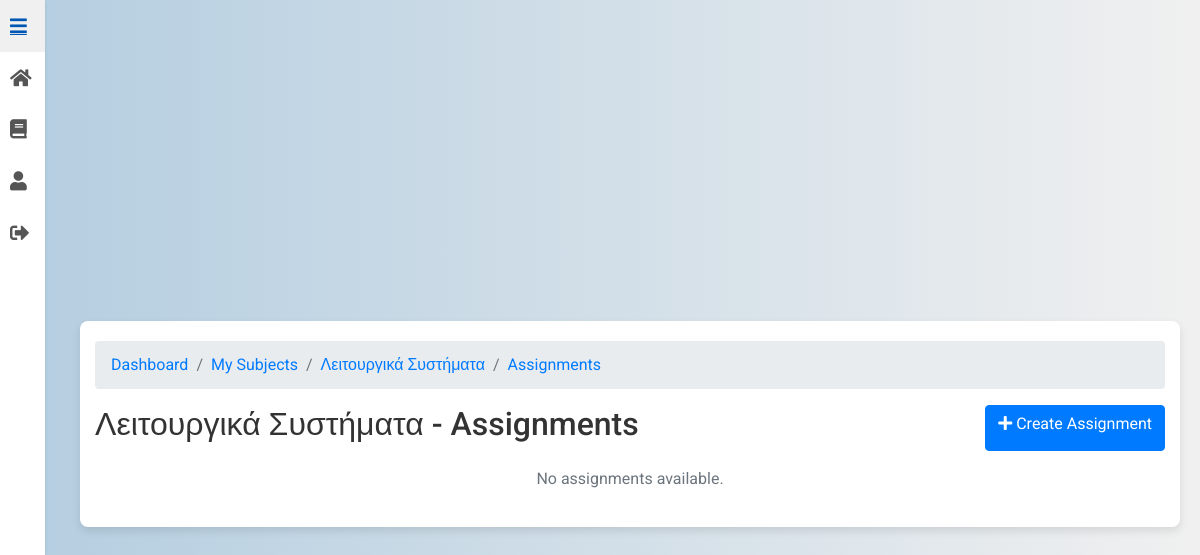
/assignments/1/ (signed in), run on an earlier commit of the app's database.
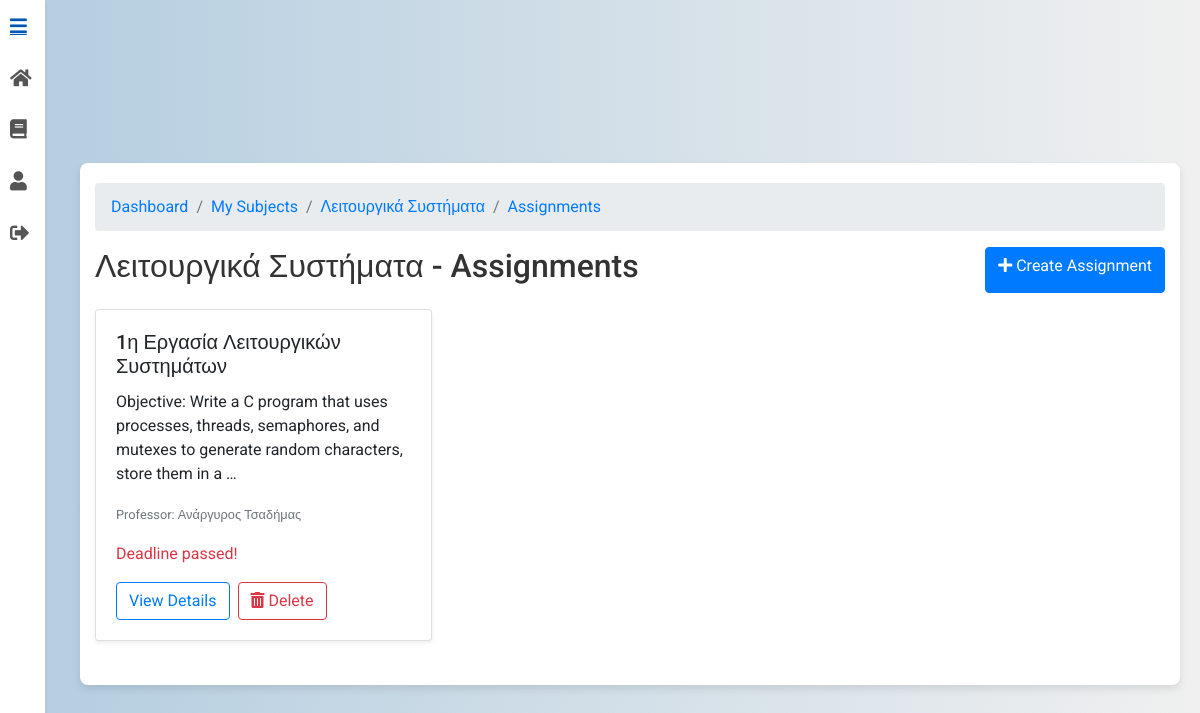
And on a later commit of the database.
### subjects/models.py (models this page shows, shortened)
class Subject(models.Model):
    name = models.CharField(max_length=100)
    professor = models.ForeignKey(
        CustomUser,
        limit_choices_to={"role": "professor"},
        on_delete=models.CASCADE,
        editable=False,
    )
    description = models.TextField(blank=True)
    class Meta:
        ordering = ["name"]

### assignments/models.py (models this page shows, shortened)
class Assignment(models.Model):
    title = models.CharField(max_length=255)
    description = models.TextField()
    subject = models.ForeignKey("subjects.Subject", related_name="assignments", on_delete=models.CASCADE)
    professor = models.ForeignKey("users.CustomUser", limit_choices_to={"role": "professor"}, on_delete=models.CASCADE)
    due_date = models.DateTimeField()
    file = models.FileField(upload_to=assignment_upload_path, blank=True, null=True, max_length=1024)
    autograde_enabled = models.BooleanField(default=True)
    autograde_max_tokens = models.PositiveIntegerField(default=16000)
    autograde_leniency = models.PositiveIntegerField(default=5)
    autograde_weight_runtime = models.FloatField(default=0.7)
    autograde_weight_rubric = models.FloatField(default=0.3)
    autograde_job_scheduled = models.BooleanField(default=False)
    autograde_done_at = models.DateTimeField(blank=True, null=True)
    created_at = models.DateTimeField(auto_now_add=True)
    updated_at = models.DateTimeField(auto_now=True)

### users/models.py (models this page shows, shortened)
class CustomUser(AbstractUser):
    ROLE_CHOICES = [
        ('student', 'Student'),
        ('professor', 'Professor')
    ]
    role = models.CharField(max_length=10, choices=ROLE_CHOICES)
    institution = models.ForeignKey('Institution', on_delete=models.SET_NULL, null=True, blank=True)

### assignments/views.py (the view, shortened to what this page needs)
# urls.py: path("<int:subject_id>/", views.AssignmentListView.as_view(), name="assignment_list"),
class AssignmentListView(LoginRequiredMixin, BreadcrumbMixin, ListView):
    model = Assignment
    template_name = "assignment_list.html"
    context_object_name = "assignments"
    subject: Subject | None = None  # set in get_queryset
    def get_queryset(self):
        self.subject = get_object_or_404(Subject, pk=self.kwargs["subject_id"])
        if not (_is_owner_prof(self.request.user, self.subject) or _is_enrolled(self.request.user, self.subject)):
            return Assignment.objects.none()
        return (
            Assignment.objects.filter(subject=self.subject)
            .select_related("professor")
            .order_by("-due_date", "title")
        )
    def get_breadcrumbs(self):
        return [
            ("Dashboard", DASHBOARD_URL),
            ("My Subjects", reverse_lazy("subjects:my_subjects")),
            (self.subject.name, reverse_lazy("subjects:subject_detail", kwargs={"pk": self.subject.pk})),
            ("Assignments", self.request.path),
        ]
    def get_context_data(self, **kwargs):
        ctx = super().get_context_data(**kwargs)
        user = self.request.user
        ctx["subject"] = self.subject
        ctx["can_manage"] = _is_owner_prof(user, self.subject)
        ctx["breadcrumbs"] = self.get_breadcrumbs()
        return ctx

### UniGrading/mixin.py (called while the page is built)
    def get_context_data(self, **kwargs):
        context = super().get_context_data(**kwargs)
        context["breadcrumbs"] = self.get_breadcrumbs()
        return context

### assignments/views.py (called while the page is built)
def _is_owner_prof(user, subject: Subject) -> bool:
    return getattr(user, "role", None) == "professor" and subject.professor_id == user.id

### assignments/templates/assignment_list.html (shortened to what this page needs)
{% extends 'base.html' %}
{% load static %}
{% load view_breadcrumbs %}
{% block content %}
<div class="container mt-5">
  <nav aria-label="breadcrumb">
    <ol class="breadcrumb">
      {% for name, url in breadcrumbs %}
        <li class="breadcrumb-item"><a href="{{ url }}">{{ name }}</a></li>
      {% endfor %}
    </ol>
  </nav>
  <div class="d-flex justify-content-between mb-3">
    <h2>{{ subject.name }} - Assignments</h2>
    {% if user.role == "professor" %}
      <a href="{% url 'assignments:create_assignment' subject.pk %}" class="btn btn-primary">
        <i class="fas fa-plus"></i> Create Assignment
      </a>
    {% endif %}
  </div>
  <div class="row">
    {% for assignment in assignments %}
      <div class="col-md-4">
        <div class="card mb-4 shadow-sm">
          <div class="card-body">
            <h5 class="card-title">{{ assignment.title }}</h5>
            <p class="card-text">{{ assignment.description|truncatewords:20 }}</p>
            <p class="card-text">
              <small class="text-muted">
                Professor: {{ assignment.professor.get_full_name|default:assignment.professor.email }}
              </small>
            </p>
            <p class="card-text text-danger" id="countdown-{{ assignment.pk }}">
            </p>
            <div class="d-flex flex-wrap align-items-center">
              <a href="{% url 'assignments:assignment_detail' assignment.pk %}" class="btn btn-outline-primary">
                View Details
              </a>
              {% if user.role == "professor" %}
                <button
                  type="button"
                  class="btn btn-outline-danger ml-2 delete-btn"
                  data-toggle="modal"
                  data-target="#deleteModal"
                  data-delete-url="{% url 'assignments:delete_assignment' assignment.pk %}"
                  data-assignment-title="{{ assignment.title }}"
                >
                  <i class="fas fa-trash-alt"></i> Delete
                </button>
              {% endif %}
            </div>
          </div>
        </div>
      </div>
    {% empty %}
      <div class="col-12">
        <p class="text-muted text-center">No assignments available.</p>
      </div>
    {% endfor %}
  </div>
</div>
{% endblock %}

What changed in the data, as far as the page shows it:
added Assignment: title "1η Εργασία Λειτουργικών Συστημάτων", description "Objective: Write a C program that uses processes, threads, semaphores, and mutexes to generate random characters, store them in a …", professor.get_full_name "Ανάργυρος Τσαδήμας"
Also different on the page:
text no longer shown: "No assignments available."
